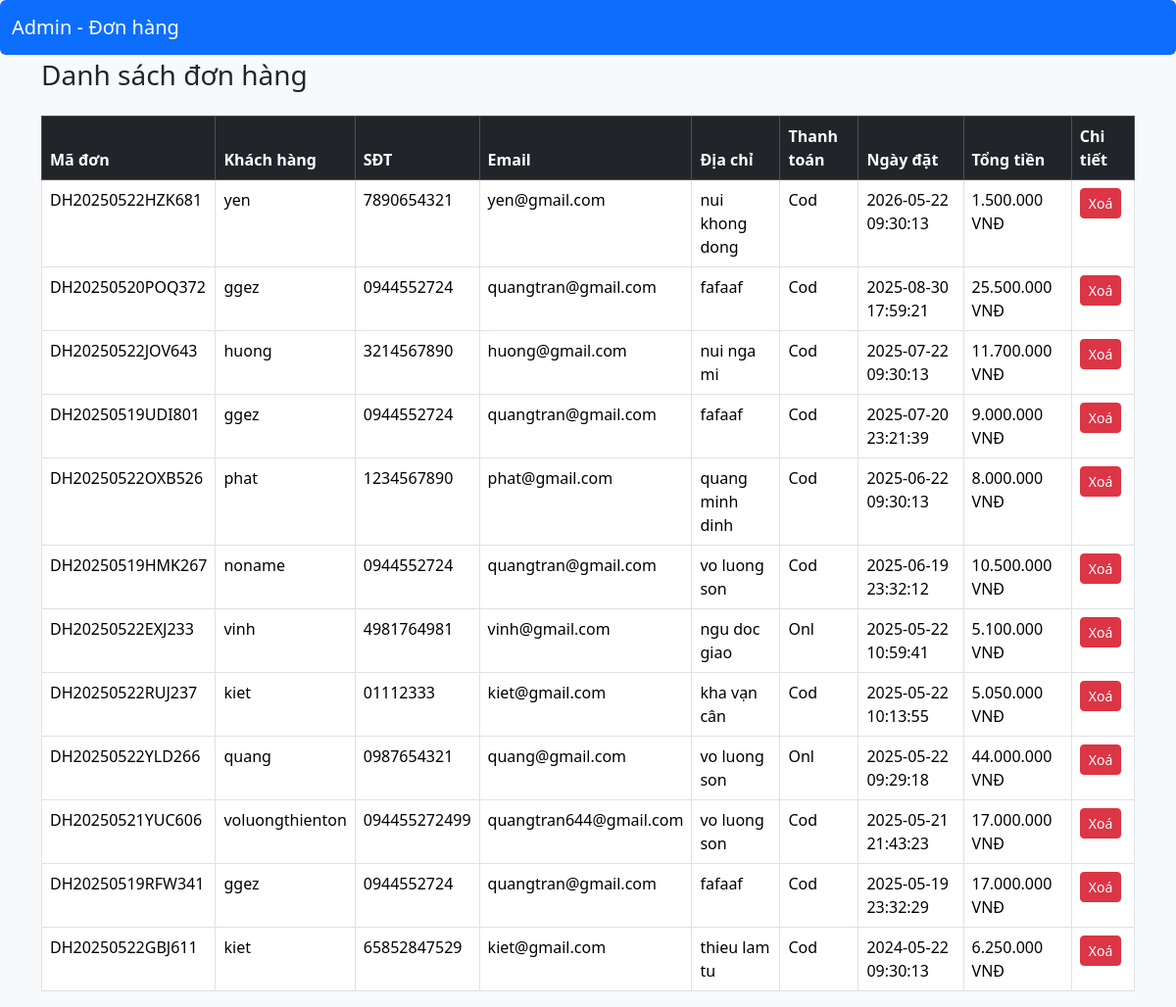
Page /admin/view_orders.php on the earlier database version.
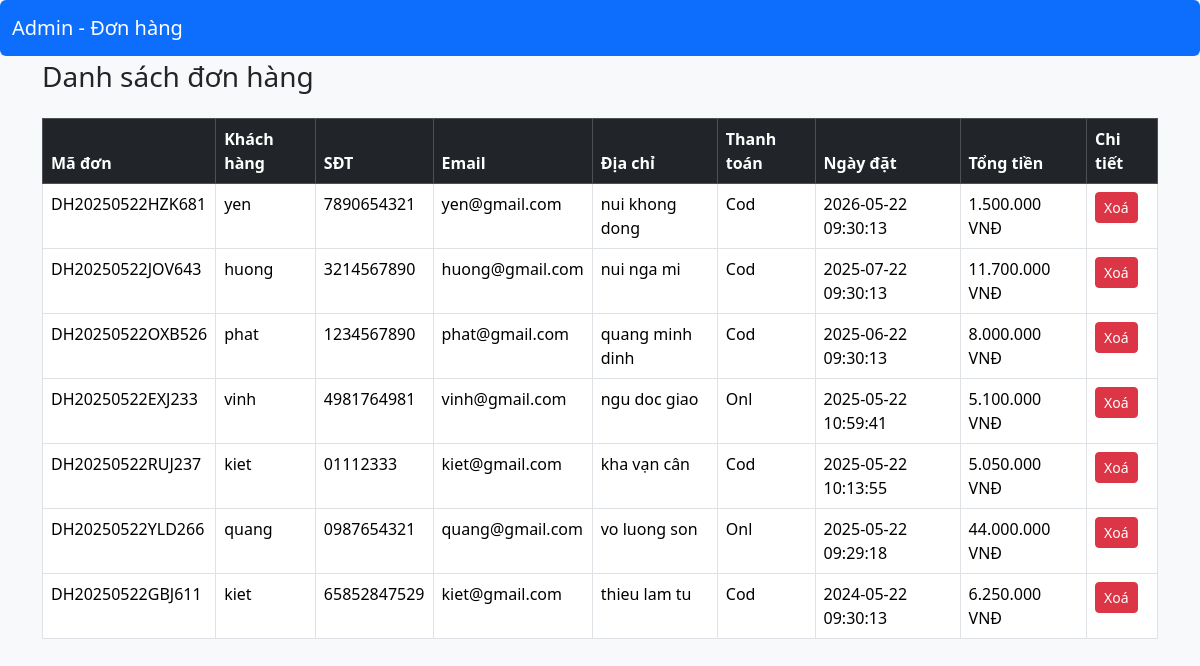
Same page on the later database version.
### tables this page shows
CREATE TABLE `orders` (
  `id` int(11) NOT NULL,
  `customer_name` varchar(100) DEFAULT NULL,
  `phone` varchar(20) DEFAULT NULL,
  `address` text DEFAULT NULL,
  `payment_method` varchar(50) DEFAULT NULL,
  `order_date` datetime DEFAULT NULL,
  `email` varchar(50) DEFAULT NULL,
  `order_id` varchar(255) DEFAULT NULL
);

### admin/view_orders.php (the view, shortened to what this page needs)
<?php
require_once('../libs/config.php');
try {
    $stmt = $conn->query("
        SELECT o.id AS order_id, o.customer_name, o.phone, o.address, o.email, o.payment_method, o.order_date,
               o.order_id, SUM(oi.quantity * oi.price) AS total_amount
        FROM orders o
        LEFT JOIN order_items oi ON o.order_id = oi.order_id
        GROUP BY o.id
        ORDER BY o.order_date DESC
    ");
    $orders = $stmt->fetchAll();
} catch (PDOException $e) {
    die("Lỗi truy vấn đơn hàng: " . $e->getMessage());
}
?>
<!DOCTYPE html>
<html lang="vi">
<head>
    <link href="https://cdn.jsdelivr.net/npm/bootstrap@5.3.3/dist/css/bootstrap.min.css" rel="stylesheet">
</head>
<body class="bg-light">
<nav class="navbar navbar-expand-lg navbar-dark bg-primary mb-1 rounded">
    <div class="container-fluid">
        <a class="navbar-brand" href="dashboard.php">Admin - Đơn hàng</a>
    </div>
</nav>
<div class="container">
    <h3 class="mb-4">Danh sách đơn hàng</h3>
    <div class="table-responsive">
        <table class="table table-bordered table-hover bg-white">
            <thead class="table-dark">
                <tr>
                    <th>Mã đơn</th>
                    <th>Khách hàng</th>
                    <th>SĐT</th>
                    <th>Email</th>
                    <th>Địa chỉ</th>
                    <th>Thanh toán</th>
                    <th>Ngày đặt</th>
                    <th>Tổng tiền</th>
                    <th>Chi tiết</th>
                </tr>
            </thead>
            <tbody>
                <?php if (!empty($orders)) : ?>
                    <?php foreach ($orders as $order): ?>
                        <tr>
                            <td><?= htmlspecialchars($order['order_id']) ?></td>
                            <td><?= htmlspecialchars($order['customer_name']) ?></td>
                            <td><?= htmlspecialchars($order['phone']) ?></td>
                            <td><?= htmlspecialchars($order['email']) ?></td>
                            <td><?= htmlspecialchars($order['address']) ?></td>
                            <td><?= htmlspecialchars($order['payment_method']) ?></td>
                            <td><?= htmlspecialchars($order['order_date']) ?></td>
                            <td><?= number_format($order['total_amount'], 0, ',', '.') ?> VNĐ</td>
                            <td>
                                <a href="order_details.php?order_id=<?= $order['order_id'] ?>" class="btn btn-sm btn-danger">Xoá</a>
                            </td>
                        </tr>
                    <?php endforeach; ?>
                <?php else : ?>
                    <tr><td colspan="9" class="text-center">Không có đơn hàng nào</td></tr>
                <?php endif; ?>
            </tbody>
        </table>
    </div>
</div>
</body>
</html>

Differences in the rows shown:
removed orders: order "DH20250520POQ372", customer_name "ggez", phone "0944552724", email "quangtran@gmail.com", address "fafaaf", payment_method "Cod", order_date "2025-08-30 17:59:21", total_amount "25.500.000"
removed orders: order "DH20250519UDI801", customer_name "ggez", phone "0944552724", email "quangtran@gmail.com", address "fafaaf", payment_method "Cod", order_date "2025-07-20 23:21:39", total_amount "9.000.000"
removed orders: order "DH20250519HMK267", customer_name "noname", phone "0944552724", email "quangtran@gmail.com", address "vo luong son", payment_method "Cod", order_date "2025-06-19 23:32:12", total_amount "10.500.000"
removed orders: order "DH20250521YUC606", customer_name "voluongthienton", phone "094455272499", email "quangtran644@gmail.com", address "vo luong son", payment_method "Cod", order_date "2025-05-21 21:43:23", total_amount "17.000.000"
removed orders: order "DH20250519RFW341", customer_name "ggez", phone "0944552724", email "quangtran@gmail.com", address "fafaaf", payment_method "Cod", order_date "2025-05-19 23:32:29", total_amount "17.000.000"
